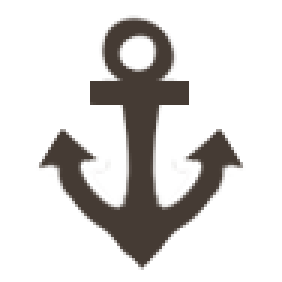
#> input picture assets/halo/anchor.png, 94 x 94 px, given in place of militiaman.png, which was not available (shown 3 times larger)
$ python strip-halo.py
#> lines starting #> are read from the running program, lines starting #| are printed output that depends on the picture; after the words box and inside, x2 and y2 are one past the last pixel; in counts of white or black regions, pixels touching at a corner belong together; pictures that were not available may be replaced by others from this repository, and a replacement may not be noted
"""Unmix the baked halo out of feuds' unit art, leaving only its ink.

The halo prototype needs the silhouette the painter started from, so the
generated halo is judged against the painted one over the SAME shape. The
painted originals are untouched and stay beside it as the reference.

84% of the halo pixels in militiaman.png are exactly #ae9f8d, and the ink is
around #3c2824, so a pixel's inkness is where it sits between the two.

    python tmp/strip-halo.py
"""

from PIL import Image
import numpy as np

HALO, INK = 174.0, 60.0

for name in ("militiaman", "infantryman"):
    im = Image.open(f"assets/halo/{name}.png").convert("RGBA")
#> im is the input picture: PIL image 94x94 RGBA; mean R, G, B, A 46.5, 39.7, 35, 51.9
    a = np.array(im).astype(float)
    rgb, al = a[..., :3], a[..., 3] / 255
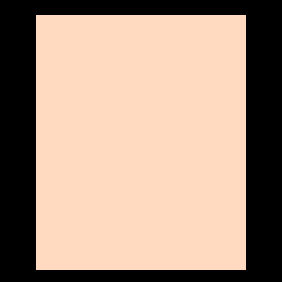
#> rgb: shape (94, 94, 3) float64 (shown 3 times larger); mean R, G, B 46.5, 39.7, 35; drawn with min black and max white
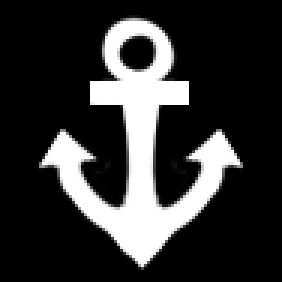
#> al: shape (94, 94) float64 (shown 3 times larger); min 0, max 1, mean 0.204
    lum = rgb.mean(axis=2)
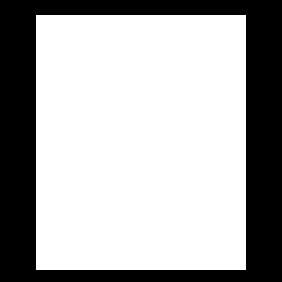
#> lum: shape (94, 94) float64 (shown 3 times larger); values 0 (black) and 60 (white), 67.3% white; 1 black region, box (x1, y1, x2, y2) and area: (0, 0, 94, 94) 2886
    ink = np.clip((HALO - lum) / (HALO - INK), 0, 1) * al
    out = np.zeros_like(a)
    out[..., 0], out[..., 1], out[..., 2] = 50, 40, 36
    out[..., 3] = ink * 255
    Image.fromarray(out.astype(np.uint8)).save(f"assets/halo/{name}-ink.png")
    print(name, "ink coverage", (ink > 0.5).sum())
#| militiaman ink coverage 1798
#> pass 2 of the loop `for name in ("militiaman", "infantryman"):`:
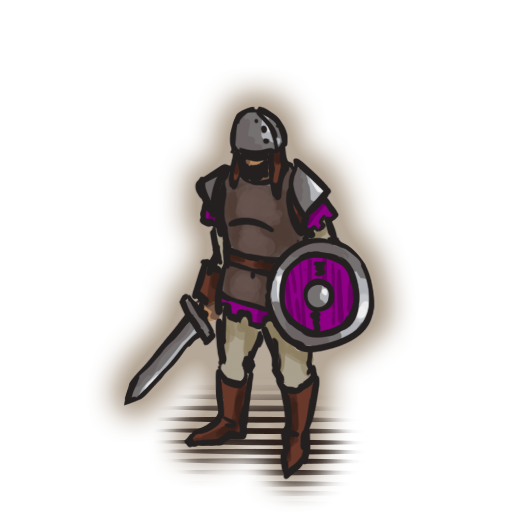
#> input picture assets/halo/infantryman.png, 512 x 512 px, found by its file name
#> im is the input picture: PIL image 512x512 RGBA; mean R, G, B, A 195.2, 186.9, 182.1, 62.1
#> a: shape (512, 512, 4) float64
#> rgb: shape (512, 512, 3) float64
#> al: shape (512, 512) float64
#> lum: shape (512, 512) float64
#> `ink = np.clip((HALO - lum) / (HALO - INK), 0, 1) * al`:
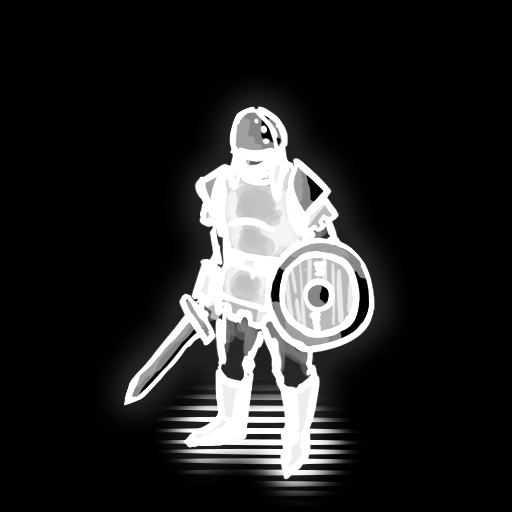
#> ink: shape (512, 512) float64; min 0, max 1, mean 0.152
#> `out[..., 3] = ink * 255`:
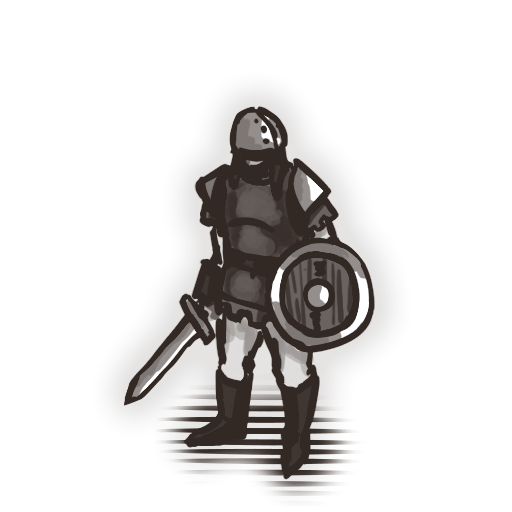
#> out: shape (512, 512, 4) float64; mean of channels 0, 1, 2, 3 50, 40, 36, 38.8; transparent parts drawn white
#| infantryman ink coverage 39409
